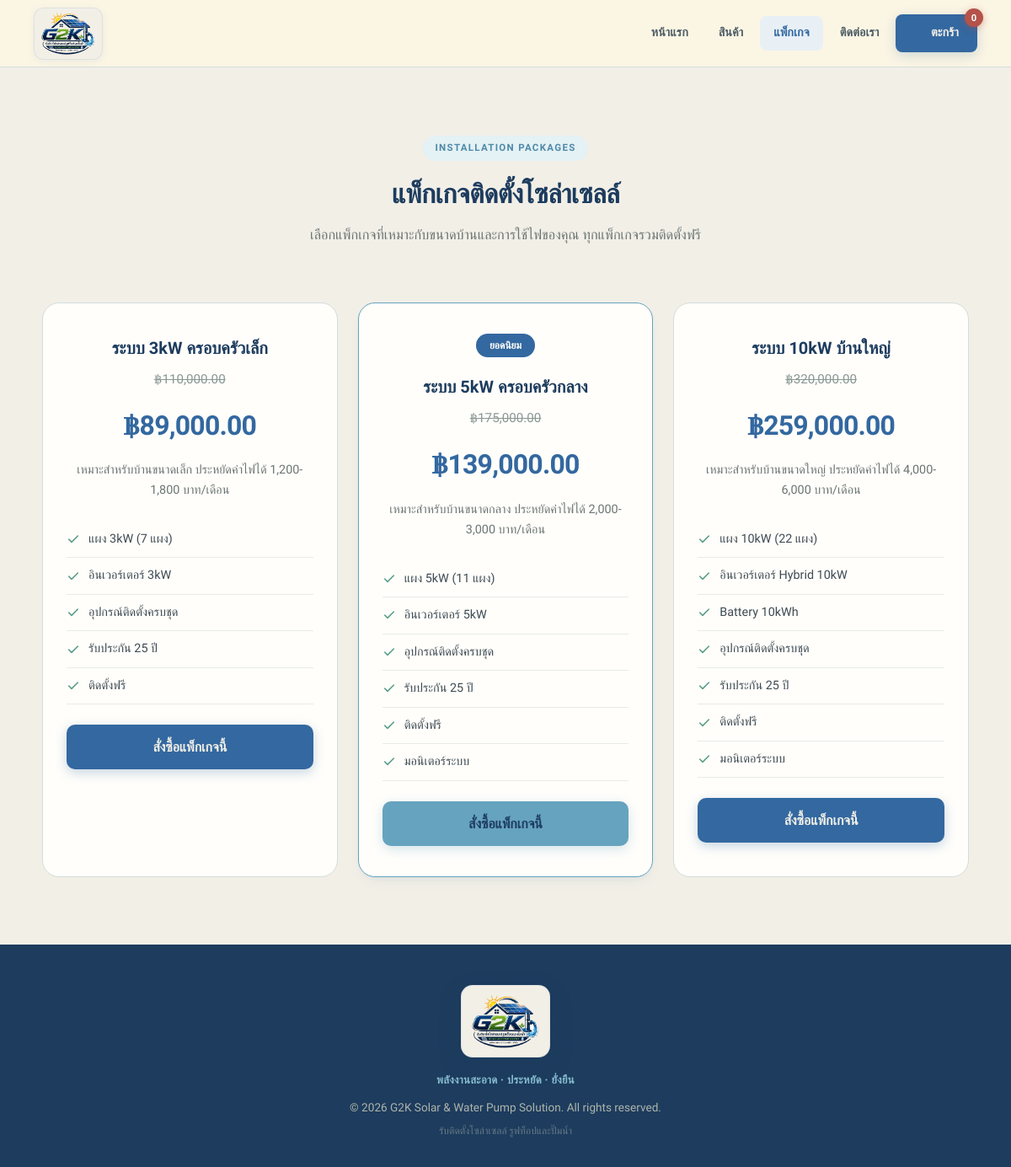
Page /store/packages.php on the committed database.
### tables this page shows
CREATE TABLE packages (
    id INT AUTO_INCREMENT PRIMARY KEY,
    name VARCHAR(200) NOT NULL,
    description TEXT,
    price DECIMAL(10,2) NOT NULL,
    original_price DECIMAL(10,2),
    features JSON,
    popular TINYINT(1) DEFAULT 0,
    sort_order INT DEFAULT 0,
    active TINYINT(1) DEFAULT 1,
    image VARCHAR(255),
    created_at TIMESTAMP DEFAULT CURRENT_TIMESTAMP
);

### includes/config.php (called while the page is built, shortened)
<?php
function base_path(): string {
    static $base = null;
    if ($base !== null) return $base;
    $base = '';
    $norm = fn($p) => str_replace('\\', '/', (string) $p);
    $publicDir = $norm(realpath(__DIR__ . '/../public'));
    $script = $norm(realpath($_SERVER['SCRIPT_FILENAME'] ?? ''));
    $scriptName = $norm($_SERVER['SCRIPT_NAME'] ?? '');
    if ($publicDir && $script && stripos($script, $publicDir . '/') === 0) {
        $rel = substr($script, strlen($publicDir));
        if (strlen($scriptName) >= strlen($rel) && strcasecmp(substr($scriptName, -strlen($rel)), $rel) === 0) {
            $base = substr($scriptName, 0, -strlen($rel));
        }
    }
    return $base;
}
function url(string $path = '/'): string {
    return base_path() . '/' . ltrim($path, '/');
}
function db() {
    static $pdo = null;
    if ($pdo === null) {
        try {
            $dsn = "mysql:host=" . DB_HOST . ";port=" . DB_PORT . ";dbname=" . DB_NAME . ";charset=utf8mb4";
            $pdo = new PDO($dsn, DB_USER, DB_PASS, [
                PDO::ATTR_ERRMODE => PDO::ERRMODE_EXCEPTION,
                PDO::ATTR_DEFAULT_FETCH_MODE => PDO::FETCH_ASSOC,
                PDO::ATTR_EMULATE_PREPARES => false,
            ]);
            $pdo->exec("SET time_zone = '" . (new DateTime())->format('P') . "'");
        } catch (PDOException $e) {
            error_log('DB connection failed: ' . $e->getMessage());
            http_response_code(500);
            $detail = APP_DEBUG ? '<pre>' . htmlspecialchars($e->getMessage()) . '</pre>' : '';
            die('<div style="font-family:sans-serif;max-width:560px;margin:80px auto;padding:24px;border:1px solid #e5e7eb;border-radius:12px">'
                . '<h2 style="margin-top:0">ไม่สามารถเชื่อมต่อฐานข้อมูลได้</h2>'
                . '<p>ตรวจสอบว่า MySQL ใน XAMPP Control Panel กำลังทำงาน และค่าในไฟล์ <code>config/app.php</code> ถูกต้อง</p>'
                . $detail . '</div>');
        }
    }
    return $pdo;
}

### public/store/packages.php (the view, shortened to what this page needs)
<?php
require_once __DIR__ . '/../../includes/config.php';
require_once __DIR__ . '/../../includes/functions.php';
$packages = db()->query("SELECT * FROM packages WHERE active=1 ORDER BY sort_order, price")->fetchAll();
$cartCount = isset($_SESSION['cart']) ? count($_SESSION['cart']) : 0;
?>
<!DOCTYPE html>
<html lang="th">
<head>
    <link rel="stylesheet" href="<?= url('/assets/css/style.css') ?>">
</head>
<body>
<?php include __DIR__ . '/../includes/store_nav.php'; ?>
<section class="section section-muted">
    <div class="container">
        <div class="section-head">
            <span class="eyebrow gold">Installation Packages</span>
            <h2>แพ็กเกจติดตั้งโซล่าเซลล์</h2>
            <p>เลือกแพ็กเกจที่เหมาะกับขนาดบ้านและการใช้ไฟของคุณ ทุกแพ็กเกจรวมติดตั้งฟรี</p>
        </div>
        <div class="packages-grid">
            <?php foreach ($packages as $p):
                $features = json_decode($p['features'], true) ?: [];
            ?>
            <div class="package-card <?= $p['popular'] ? 'popular' : '' ?>">
                <h3><?= sanitize($p['name']) ?></h3>
                <?php if ($p['original_price'] > 0): ?>
                    <div class="original-price"><?= formatCurrency($p['original_price']) ?></div>
                <?php endif; ?>
                <div class="price"><?= formatCurrency($p['price']) ?></div>
                <p style="color:var(--gray-500);font-size:.9rem;margin:12px 0 0"><?= sanitize($p['description']) ?></p>
                <ul class="features">
                    <?php foreach ($features as $f): ?>
                        <li><?= sanitize($f) ?></li>
                    <?php endforeach; ?>
                </ul>
                <a href="<?= url('/store/cart.php') ?>?add_package=<?= $p['id'] ?>" class="btn <?= $p['popular'] ? 'btn-accent' : 'btn-primary' ?> btn-lg" style="width:100%;justify-content:center">สั่งซื้อแพ็กเกจนี้</a>
            </div>
            <?php endforeach; ?>
        </div>
    </div>
</section>
<?php include __DIR__ . '/../includes/store_footer.php'; ?>
</body>
</html>

### public/includes/store_nav.php (shortened to what this page needs)
<?php
$cartCount = $cartCount ?? (isset($_SESSION['cart']) ? count($_SESSION['cart']) : 0);
$storePage = basename($_SERVER['PHP_SELF']);
?>
<nav class="store-nav">
    <a href="<?= url('/store/') ?>" class="logo" aria-label="G2K Solar & Water Pump Solution">
        <span class="logo-plate">
            <img src="<?= url('/assets/img/g2k-logo.png') ?>" alt="G2K" class="brand-logo-img">
        </span>
    </a>
    <button class="nav-toggle" type="button" aria-label="เมนู" onclick="document.getElementById('storeLinks').classList.toggle('open')"><?= icon('menu', 18) ?></button>
    <div class="nav-links" id="storeLinks">
        <a href="<?= url('/store/') ?>" class="<?= $storePage === 'index.php' ? 'active' : '' ?>">หน้าแรก</a>
        <a href="<?= url('/store/#products') ?>">สินค้า</a>
        <a href="<?= url('/store/packages.php') ?>" class="<?= $storePage === 'packages.php' ? 'active' : '' ?>">แพ็กเกจ</a>
        <a href="<?= url('/store/#contact') ?>">ติดต่อเรา</a>
        <a href="<?= url('/store/cart.php') ?>" class="cart-btn"><?= icon('cart', 16) ?> ตะกร้า <span class="count" id="cartCount"><?= $cartCount ?></span></a>
    </div>
</nav>

### includes/functions.php (shortened to what this page needs)
<?php
function formatCurrency($amount) {
    return '฿' . number_format($amount, 2);
}
function sanitize($input) {
    return htmlspecialchars(trim($input), ENT_QUOTES, 'UTF-8');
}
function icon(string $name, int $size = 18): string {
    $inner = $paths[$name] ?? $paths['dashboard'];
    return '<svg class="ico" width="'.$size.'" height="'.$size.'" viewBox="0 0 24 24" fill="none" stroke="currentColor" stroke-width="1.75" stroke-linecap="round" stroke-linejoin="round" aria-hidden="true">'.$inner.'</svg>';
}

### public/includes/store_footer.php
<footer class="store-footer">
    <div class="container">
        <div class="logo-plate">
            <img src="<?= url('/assets/img/g2k-logo.png') ?>" alt="G2K" class="footer-logo">
        </div>
        <div class="tag">พลังงานสะอาด · ประหยัด · ยั่งยืน</div>
        <p class="copy">&copy; <?= date('Y') ?> G2K Solar &amp; Water Pump Solution. All rights reserved.</p>
        <p class="sub">รับติดตั้งโซล่าเซลล์ รูฟท็อปและปั๊มน้ำ</p>
    </div>
</footer>

### rows in the picture
packages: name "ระบบ 3kW ครอบครัวเล็ก", original_price "฿110,000.00", price "฿89,000.00", description "เหมาะสำหรับบ้านขนาดเล็ก ประหยัดค่าไฟได้ 1,200-1,800 บาท/เดือน", features "แผง 3kW (7 แผง)", features "อินเวอร์เตอร์ 3kW", features "อุปกรณ์ติดตั้งครบชุด", features "รับประกัน 25 ปี", features "ติดตั้งฟรี", $p['id'] 1 (drawn)
packages: name "ระบบ 5kW ครอบครัวกลาง", original_price "฿175,000.00", price "฿139,000.00", description "เหมาะสำหรับบ้านขนาดกลาง ประหยัดค่าไฟได้ 2,000-3,000 บาท/เดือน", features "แผง 5kW (11 แผง)", features "อินเวอร์เตอร์ 5kW", features "อุปกรณ์ติดตั้งครบชุด", features "รับประกัน 25 ปี", features "ติดตั้งฟรี", features "มอนิเตอร์ระบบ"
packages: name "ระบบ 10kW บ้านใหญ่", original_price "฿320,000.00", price "฿259,000.00", description "เหมาะสำหรับบ้านขนาดใหญ่ ประหยัดค่าไฟได้ 4,000-6,000 บาท/เดือน", features "แผง 10kW (22 แผง)", features "อินเวอร์เตอร์ Hybrid 10kW", features "Battery 10kWh", features "อุปกรณ์ติดตั้งครบชุด", features "รับประกัน 25 ปี", features "ติดตั้งฟรี", features "มอนิเตอร์ระบบ"

### other values in the picture
$cartCount "0"
